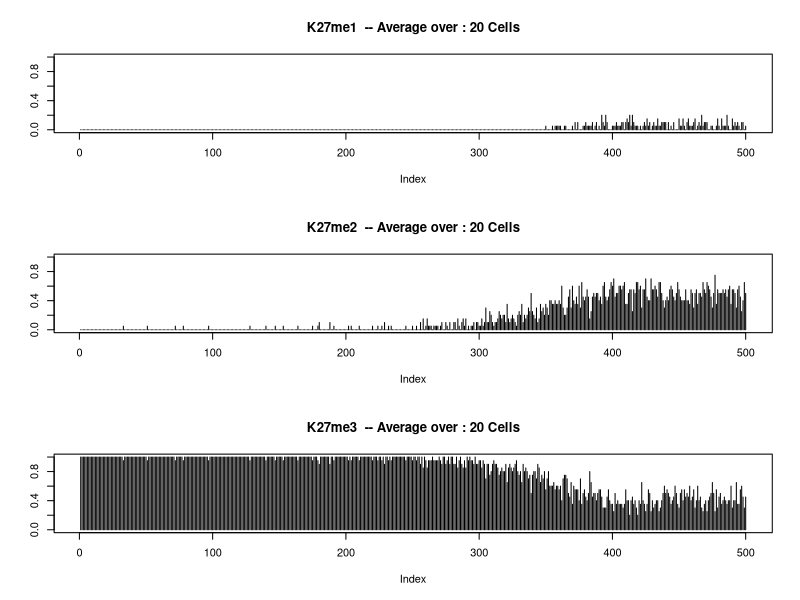
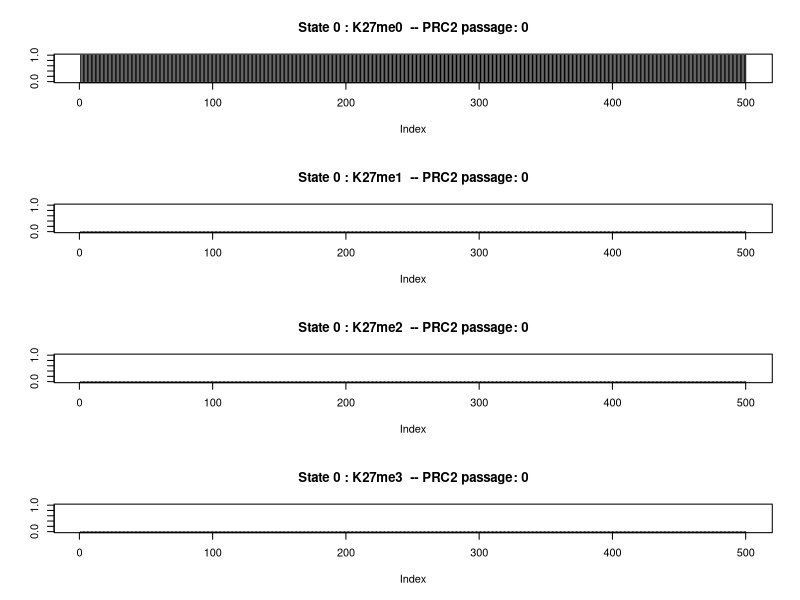
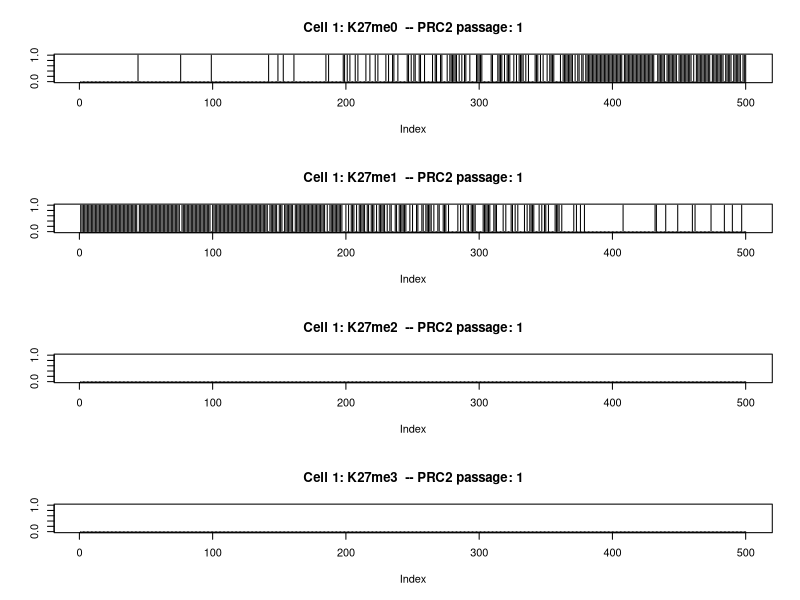
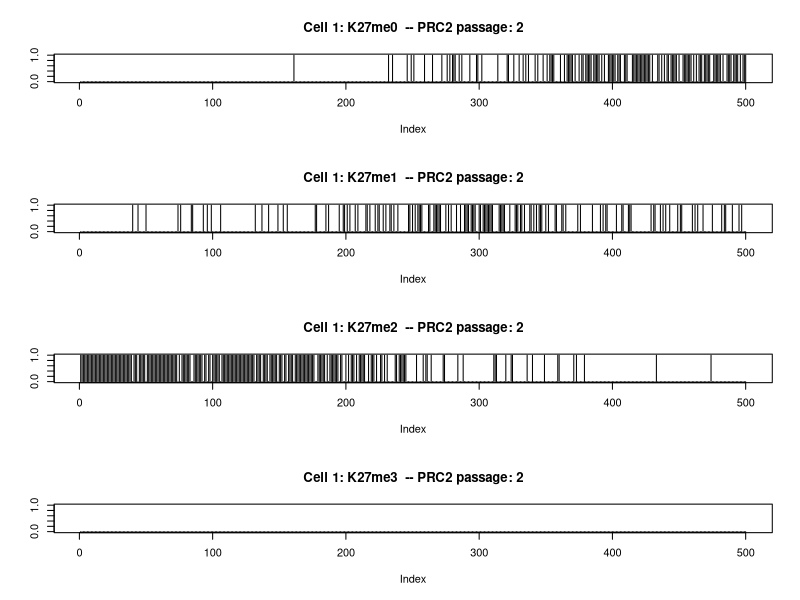
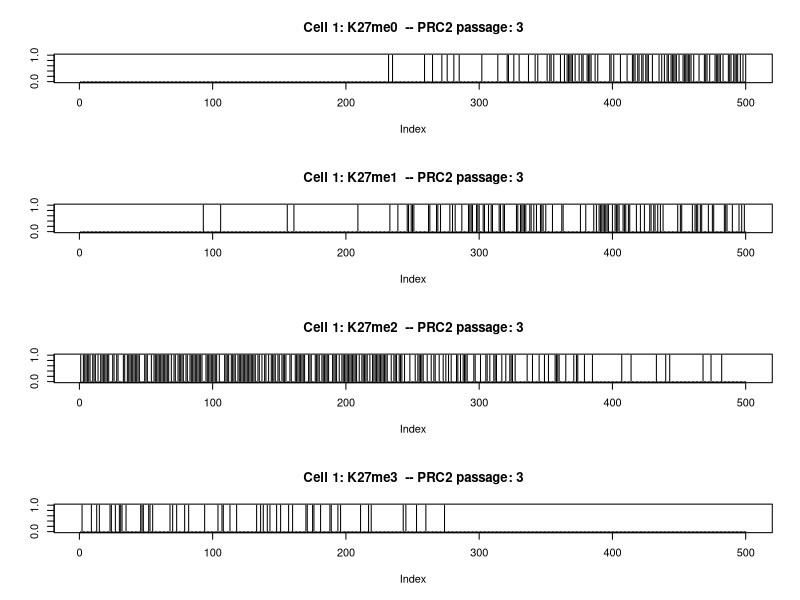
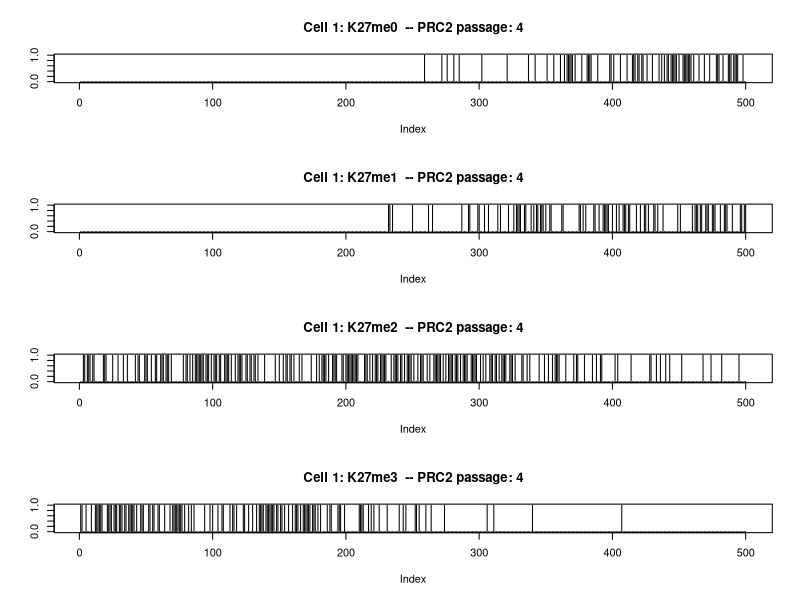
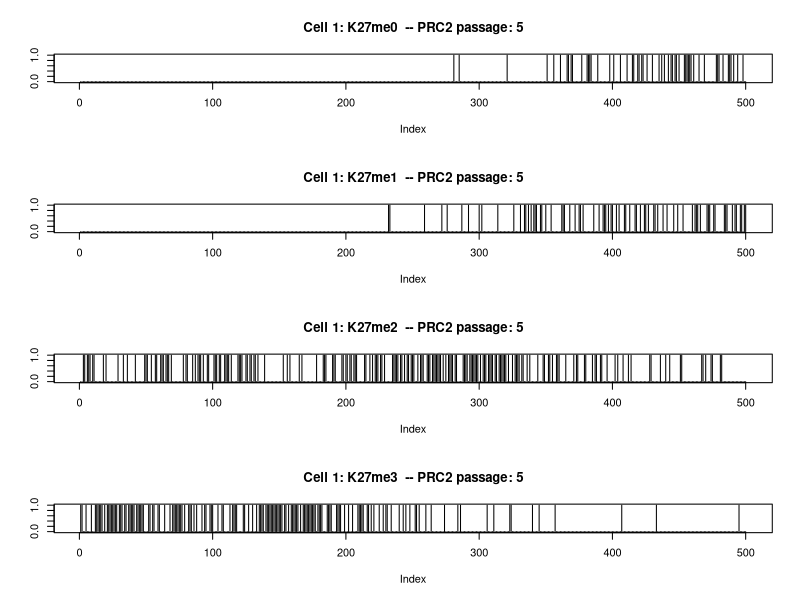
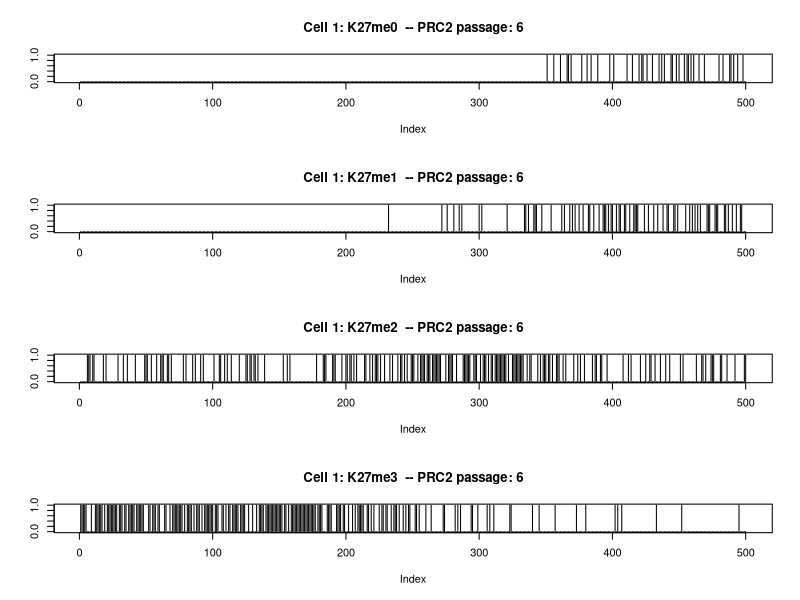

Generate these figures, in order, with R: (Note: this script raises an error after producing the figures.)
setwd("~/Desktop/Histone_Mark_Modeling/")
options(scipen=999)
mysamp <- function(n, m, s, lwr, upr, nnorm) {
  samp <- rnorm(nnorm, m, s)
  samp <- samp[samp >= lwr & samp <= upr]
  if (length(samp) >= n) {
    return(sample(samp, n))
  }  
  stop(simpleError("Not enough values to sample from. Try increasing nnorm."))
}

nnuc=500
### prc2 initiation
prc2=0
prc2hl=20
burden12=0.00
burden23=0.55
# population initiation
finalz<-data.frame(integer(nnuc),integer(nnuc),integer(nnuc),integer(nnuc),integer(nnuc))
colnames(finalz)<-c("N","me0","me1","me2","me3")
for (n in 1:nnuc)
{
finalz$N[n]=n
finalz$me0[n]=0
finalz$me1[n]=0
finalz$me2[n]=0
finalz$me3[n]=0
}


passages<- data.frame(matrix(nrow = nnuc,ncol = (3*prc2hl)))
passcolnames<-c()
#passcolnames<-c("N")
for (i in 1:prc2hl){
#  passcolnames<-c(passcolnames,paste(i,"me0",sep="_"))
  passcolnames<-c(passcolnames,paste(i,"me1",sep="_"))
  passcolnames<-c(passcolnames,paste(i,"me2",sep="_"))
  passcolnames<-c(passcolnames,paste(i,"me3",sep="_"))
}
colnames(passages)<-passcolnames
 for (n in 1:nnuc)
 {
#   passages$N[n]=n
  passages[n,]=0
 }




 for (cell in 1:20)  {
   set.seed(cell)
   ### Creating Naked Chromatin
   chromatin<-data.frame(integer(nnuc),integer(nnuc),integer(nnuc),integer(nnuc),integer(nnuc),integer(nnuc))
   colnames(chromatin)<-c("N","S","me0","me1","me2","me3")


  for (n in 1:nnuc)
    {
    chromatin$N[n]=n
    chromatin$S[n]=0
    chromatin$me0[n]=1
    chromatin$me1[n]=0
    chromatin$me2[n]=0
    chromatin$me3[n]=0
    }
 if (cell ==1)
   {
     png(paste("~/Desktop/Histone_Mark_Simulation/Images/000-3marks-average.png",sep=""),width = 800,height = 600)
   
     par(mfrow=c(4,1))
     plot(chromatin$me0,type = "h", ylim = c(0,1), main = paste("State 0 : K27me0","  -- PRC2 passage: ",prc2,sep=""),ylab="")
     plot(chromatin$me1,type = "h", ylim = c(0,1), main = paste("State 0 : K27me1","  -- PRC2 passage: ",prc2,sep=""),ylab="")
     plot(chromatin$me2,type = "h", ylim = c(0,1), main = paste("State 0 : K27me2","  -- PRC2 passage: ",prc2,sep=""),ylab="")
     plot(chromatin$me3,type = "h", ylim = c(0,1), main = paste("State 0 : K27me3","  -- PRC2 passage: ",prc2,sep=""),ylab="")
   dev.off()
    }

    padd0=c()
    padd1=c()
    padd2=c()
    padd3=c()


    ### Runs of PRC2
    for (prc2 in 1:prc2hl) {
      ### Depositing marks
      for (n in 1:nnuc)
        {
        padd1[n]=mysamp(n=1, m=0.69, s=0.1, lwr=0, upr=1, nnorm=100)
        padd2[n]=mysamp(n=1, m=0.01, s=0.1, lwr=0, upr=1, nnorm=100)
        padd3[n]=mysamp(n=1, m=0.00, s=0.1, lwr=0, upr=1, nnorm=100)
        padd0[n]=1-(sum(padd1[n],padd2[n],padd3[n]))
  
  
        # PRC2 halflife
        if (0.3-(n/nnuc) < 0 ){lower=0} else {lower=0.3-(n/nnuc)}
        if (1.3-(n/nnuc) > 1){upper=1} else {upper=1.3-(n/nnuc)}
        if (0.8-(n/nnuc) < 0){meaner=0} else {meaner=0.8-(n/nnuc)}
  
        chromatin$pE[n]=mysamp(n=1, m=meaner, s=0.05, lwr=lower, upr=upper, nnorm=100)

        chromatin$pDep0[n]=padd0[n]
        chromatin$pDep1[n]=padd1[n]*chromatin$pE[n]
        chromatin$pDep2[n]=padd2[n]*chromatin$pE[n]
        chromatin$pDep3[n]=padd3[n]*chromatin$pE[n]
        chromatin$pmax[n]=max(c(chromatin$pDep0[n],chromatin$pDep1[n],chromatin$pDep2[n],chromatin$pDep3[n]))
   #     print (paste ("Cell: ",cell," --- PRC2 passage: ",prc2))

        if (chromatin$S[n] == 0)
          {
          if(chromatin$pDep0[n] == chromatin$pmax[n])
            {
            chromatin$me0[n]=1
            chromatin$me1[n]=0
            chromatin$me2[n]=0
            chromatin$me3[n]=0
            } else if(chromatin$pDep1[n] == chromatin$pmax[n]) {
            chromatin$S[n]=1
            chromatin$me0[n]=0
            chromatin$me1[n]=1
            chromatin$me2[n]=0
            chromatin$me3[n]=0
            } else  if(chromatin$pDep2[n] == chromatin$pmax[n]) {
            chromatin$S[n]=2
            chromatin$me0[n]=0
            chromatin$me1[n]=0
            chromatin$me2[n]=1
            chromatin$me3[n]=0
            } else  if(chromatin$pDep3[n] == chromatin$pmax[n]) {
            chromatin$S[n]=3
            chromatin$me0[n]=0
            chromatin$me1[n]=0
            chromatin$me2[n]=0
            chromatin$me3[n]=1
             }
          } else if (chromatin$S[n] == 1)  {
            if(chromatin$pDep0[n] == chromatin$pmax[n])
            {
            chromatin$S[n]=1
            chromatin$me0[n]=0
            chromatin$me1[n]=1
            chromatin$me2[n]=0
            chromatin$me3[n]=0
            } else if(chromatin$pDep1[n] == chromatin$pmax[n] & rnorm(1,mean=0.5,sd=0.1) > burden12) {
            chromatin$S[n]=2
            chromatin$me0[n]=0
            chromatin$me1[n]=0
            chromatin$me2[n]=1
            chromatin$me3[n]=0
            } else  if(chromatin$pDep2[n] == chromatin$pmax[n]) {
            chromatin$S[n]=3
            chromatin$me0[n]=0
            chromatin$me1[n]=0
            chromatin$me2[n]=0
            chromatin$me3[n]=1
            } 
        } else if (chromatin$S[n] == 2)  {
        if(chromatin$pDep0[n] == chromatin$pmax[n])
          {
            chromatin$S[n]=2
            chromatin$me0[n]=0
            chromatin$me1[n]=0
            chromatin$me2[n]=1
            chromatin$me3[n]=0
            } else if(chromatin$pDep1[n] == chromatin$pmax[n]  & rnorm(1,mean=0.5,sd=0.1) > burden23)  {
            chromatin$S[n]=3
            chromatin$me0[n]=0
            chromatin$me1[n]=0
            chromatin$me2[n]=0
            chromatin$me3[n]=1
            }
          }
        }
  
  
  
#prc2=(prc2)+1
#print (prc2)

if (cell ==1 && prc2>0){
png(paste("~/Desktop/Histone_Mark_Simulation/Images/",prc2,"-3marks-average.png",sep=""),width = 800,height = 600)
  
 par(mfrow=c(4,1))
 plot(chromatin$me0,type = "h", ylim = c(0,1), main = paste("Cell 1: K27me0","  -- PRC2 passage: ",prc2,sep=""),ylab="")
 plot(chromatin$me1,type = "h", ylim = c(0,1), main = paste("Cell 1: K27me1","  -- PRC2 passage: ",prc2,sep=""),ylab="")
 plot(chromatin$me2,type = "h", ylim = c(0,1), main = paste("Cell 1: K27me2","  -- PRC2 passage: ",prc2,sep=""),ylab="")
 plot(chromatin$me3,type = "h", ylim = c(0,1), main = paste("Cell 1: K27me3","  -- PRC2 passage: ",prc2,sep=""),ylab="")
dev.off()
}

      
      colnumber=(prc2-1)*3
#      passages[,colnumber]=passages[,colnumber]+chromatin$me0
      passages[,(colnumber+1)]=passages[,(colnumber+1)]+chromatin$me1
      passages[,(colnumber+2)]=passages[,(colnumber+2)]+chromatin$me2
      passages[,(colnumber+3)]=passages[,(colnumber+3)]+chromatin$me3      

      
      
      
}

    
finalz$me0<-finalz$me0+chromatin$me0
finalz$me1<-finalz$me1+chromatin$me1
finalz$me2<-finalz$me2+chromatin$me2
finalz$me3<-finalz$me3+chromatin$me3
print ("iteration")
print (cell)
#print ("chromatin3")
#print(chromatin$me3)


}




finalz$me0av<-finalz$me0/cell
finalz$me1av<-finalz$me1/cell
finalz$me2av<-finalz$me2/cell
finalz$me3av<-finalz$me3/cell

# 
#png(paste("~/Desktop/Histone_Mark_Simulation/Images/999-Average-over ",cell,"-3marks-average.png",sep=""),width = 800,height = 600)

par(mfrow=c(3,1))
#plot(finalz$me0av,type = "h", ylim = c(0,1), main = paste("K27me0","  -- Average over : ",cell," Cells",sep=""),ylab="")
plot(finalz$me1av,type = "h", ylim = c(0,1), main = paste("K27me1","  -- Average over : ",cell," Cells",sep=""),ylab="")
plot(finalz$me2av,type = "h", ylim = c(0,1), main = paste("K27me2","  -- Average over : ",cell," Cells",sep=""),ylab="")
plot(finalz$me3av,type = "h", ylim = c(0,1), main = paste("K27me3","  -- Average over : ",cell," Cells",sep=""),ylab="")
#dev.off()


 for (state in 0:(prc2hl-1))
 {
   png(paste("~/Desktop/Histone_Mark_Simulation/Images/Average_State-",state,"-3marks-average.png",sep=""),width = 800,height = 600)
   par(mfrow=c(3,1))
   
   plot((passages[,(3*state)+1]/cell),type = "h", ylim = c(0,1), main = paste("K27me1","  -- Average over : ",cell," Cells",sep=""),ylab="")
   plot((passages[,(3*state)+2]/cell),type = "h", ylim = c(0,1), main = paste("K27me2","  -- Average over : ",cell," Cells",sep=""),ylab="")
   plot((passages[,(3*state)+3]/cell),type = "h", ylim = c(0,1), main = paste("K27me3","  -- Average over : ",cell," Cells",sep=""),ylab="")
   dev.off()
   
}

# 3 4 5
# 7 8 9















# 
# x<-c() 
# nnuc=1000
# for (n in 1:nnuc){if (0.5-(n/nnuc) < 0 ){lower=0} else {lower=0.5-(n/nnuc)};if (1.5-(n/nnuc) > 1){upper=1} else {upper=1.5-(n/nnuc)};x<-c(x,mysamp(n=1, m=(1-(n/nnuc)), s=0.1, lwr=lower, upr=upper, nnorm=10000))}
# par(mfrow=c(1,0)) 
# plot(x)
# summary(x)
